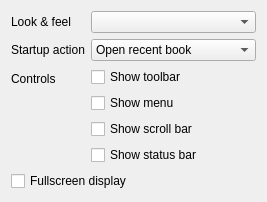
     <widget class="QWidget" name="tabWindow">
      <property name="toolTip">
       <string>Window options</string>
      </property>
      <property name="accessibleName">
       <string/>
      </property>
      <attribute name="title">
       <string>Window</string>
      </attribute>
      <layout class="QVBoxLayout" name="verticalLayout_2">
       <item>
        <layout class="QFormLayout" name="formLayout_3">
         <item row="0" column="0">
          <widget class="QLabel" name="label_5">
           <property name="text">
            <string>Look &amp; feel</string>
           </property>
          </widget>
         </item>
         <item row="0" column="1">
          <widget class="QComboBox" name="cbLookAndFeel"/>
         </item>
         <item row="1" column="0">
          <widget class="QLabel" name="label_10">
           <property name="text">
            <string>Startup action</string>
           </property>
          </widget>
         </item>
         <item row="1" column="1">
          <widget class="QComboBox" name="cbStartupAction">
           <item>
            <property name="text">
             <string>Open recent book</string>
            </property>
           </item>
           <item>
            <property name="text">
             <string>Show list of recent books</string>
            </property>
           </item>
           <item>
            <property name="text">
             <string>Show File Open dialog</string>
            </property>
           </item>
           <item>
            <property name="text">
             <string>Do nothing</string>
            </property>
           </item>
          </widget>
         </item>
         <item row="2" column="0">
          <widget class="QLabel" name="label_16">
           <property name="text">
            <string>Controls</string>
           </property>
          </widget>
         </item>
         <item row="2" column="1">
          <layout class="QVBoxLayout" name="verticalLayout_6">
           <item>
            <widget class="QCheckBox" name="cbWindowShowToolbar">
             <property name="text">
              <string>Show toolbar</string>
             </property>
            </widget>
           </item>
           <item>
            <widget class="QCheckBox" name="cbWindowShowMenu">
             <property name="text">
              <string>Show menu</string>
             </property>
            </widget>
           </item>
           <item>
            <widget class="QCheckBox" name="cbWindowShowScrollbar">
             <property name="text">
              <string>Show scroll bar</string>
             </property>
            </widget>
           </item>
           <item>
            <widget class="QCheckBox" name="cbWindowShowStatusBar">
             <property name="text">
              <string>Show status bar</string>
             </property>
            </widget>
           </item>
          </layout>
         </item>
        </layout>
       </item>
       <item>
        <widget class="QCheckBox" name="cbWindowFullscreen">
         <property name="text">
          <string>Fullscreen display</string>
         </property>
        </widget>
       </item>
      </layout>
     </widget>
